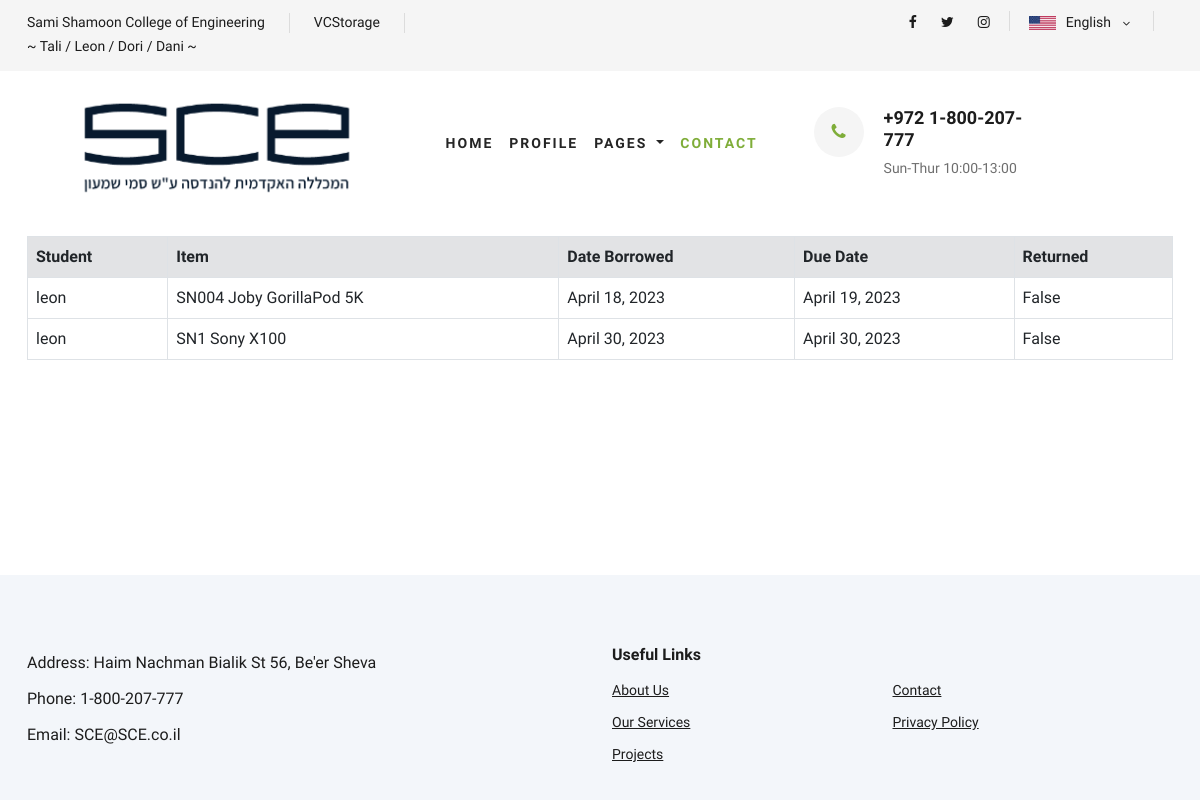
The app's page /overdue/, older data.
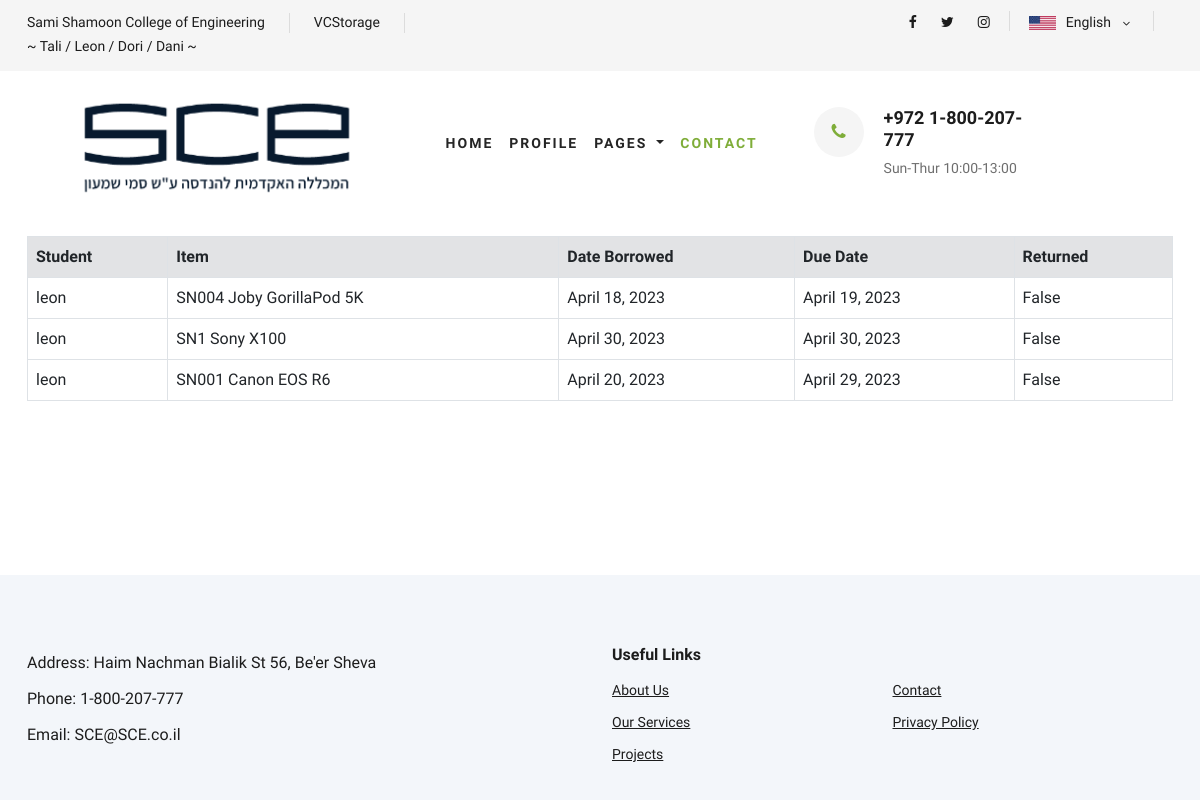
The same page, newer data.
### database/models.py (models this page shows, shortened)
class Reservation(models.Model):
    student = models.ForeignKey('Student', on_delete=models.CASCADE)
    item = models.ForeignKey('Equipment', on_delete=models.CASCADE)
    date_from = models.DateField()
    date_to = models.DateField()
    returned = models.BooleanField(default=False)
    statuses = [('B', 'Borrowed'), ('Q', 'In queue'), ('M', 'malfunction'), ('A', 'Available')]
    status = models.CharField(max_length=100, choices=statuses, default=statuses[3])
    class Meta:
        unique_together = ('student', 'item', 'date_from')

class Student(models.Model):
    full_name = models.CharField(max_length=100)
    id = models.IntegerField(primary_key=True)
    email = models.EmailField(max_length=100)
    phone_number = models.IntegerField()
    password = models.CharField(max_length=100)
    def __str__(self):
        return self.full_name

class Equipment(models.Model):
    serial_number = models.CharField(max_length=100, primary_key=True)
    category = models.ForeignKey('Category', on_delete=models.CASCADE)
    brand = models.CharField(max_length=100)
    model = models.CharField(max_length=100)
    details = models.TextField(max_length=1000)
    image = models.ImageField(upload_to='equipment/', default='default.png')
    is_available = models.BooleanField(default=True)
    def __str__(self):
        return self.serial_number + " " + self.brand + " " + self.model
    class Meta:
        verbose_name_plural = "Equipment"

### main/views.py (the view)
# urls.py: path('overdue/', main.views.overdue, name='overdue'),
def overdue(request):
    today = date.today()
    reservations = Reservation.objects.filter(returned=False, date_to__lt=today)
    context = {'reservations': reservations}
    return render(request, 'overdue.html', context)

### main/templates/overdue.html
{% extends 'base.html' %}
{% block content %}
<div class="container">
    <table class="table table-bordered">
        <thead class="thead-dark">
            <tr class="bg-secondary-subtle">
                <th>Student</th>
                <th>Item</th>
                <th>Date Borrowed</th>
                <th>Due Date</th>
                <th>Returned</th>
            </tr>
        </thead>
        <tbody>
            {% for reservation in reservations %}
            <tr>
                <td>{{ reservation.student }}</td>
                <td>{{ reservation.item }}</td>
                <td>{{ reservation.date_from }}</td>
                <td>{{ reservation.date_to }}</td>
                <td>{{ reservation.returned }}</td>
            </tr>
            {% empty %}
                <tr>
                    <td colspan="5" class="">No Overdue Items! 🖕</td>
                </tr>
            {% endfor %}
        </tbody>
    </table>
</div>
{% endblock %}

Row changes from the older to the newer data that the page shows:
added Reservation: student "leon", item "SN001 Canon EOS R6", date_from "April 20, 2023", date_to "April 29, 2023", returned "False"
